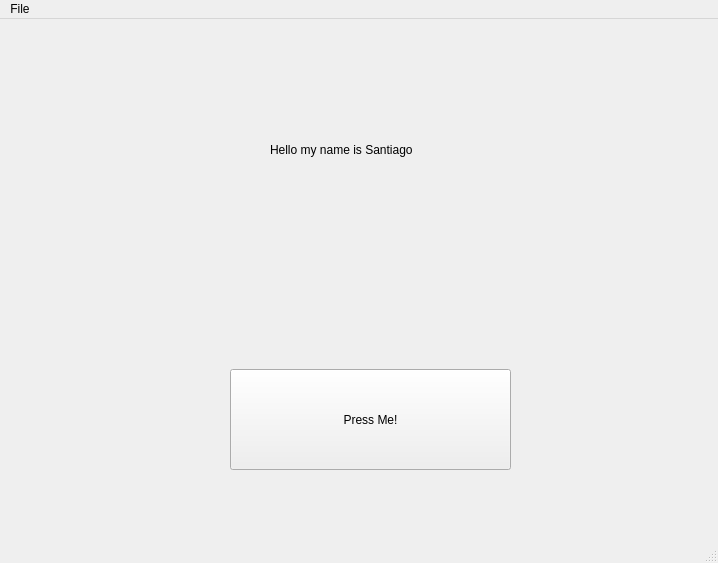
<?xml version="1.0" encoding="UTF-8"?>
<ui version="4.0">
 <class>MainWindow</class>
 <widget class="QMainWindow" name="MainWindow">
  <property name="geometry">
   <rect>
    <x>0</x>
    <y>0</y>
    <width>718</width>
    <height>563</height>
   </rect>
  </property>
  <property name="windowTitle">
   <string>MainWindow</string>
  </property>
  <widget class="QWidget" name="centralwidget">
   <widget class="QPushButton" name="button1">
    <property name="geometry">
     <rect>
      <x>230</x>
      <y>350</y>
      <width>281</width>
      <height>101</height>
     </rect>
    </property>
    <property name="text">
     <string>Press Me!</string>
    </property>
   </widget>
   <widget class="QLabel" name="label1">
    <property name="geometry">
     <rect>
      <x>270</x>
      <y>90</y>
      <width>201</width>
      <height>81</height>
     </rect>
    </property>
    <property name="text">
     <string>Hello my name is Santiago</string>
    </property>
   </widget>
  </widget>
  <widget class="QMenuBar" name="menubar">
   <property name="geometry">
    <rect>
     <x>0</x>
     <y>0</y>
     <width>718</width>
     <height>22</height>
    </rect>
   </property>
   <widget class="QMenu" name="menuFile">
    <property name="title">
     <string>File</string>
    </property>
    <addaction name="actionHello"/>
   </widget>
   <addaction name="menuFile"/>
  </widget>
  <widget class="QStatusBar" name="statusbar"/>
  <action name="actionHello">
   <property name="text">
    <string>Hello</string>
   </property>
  </action>
 </widget>
 <resources/>
 <connections/>
</ui>
